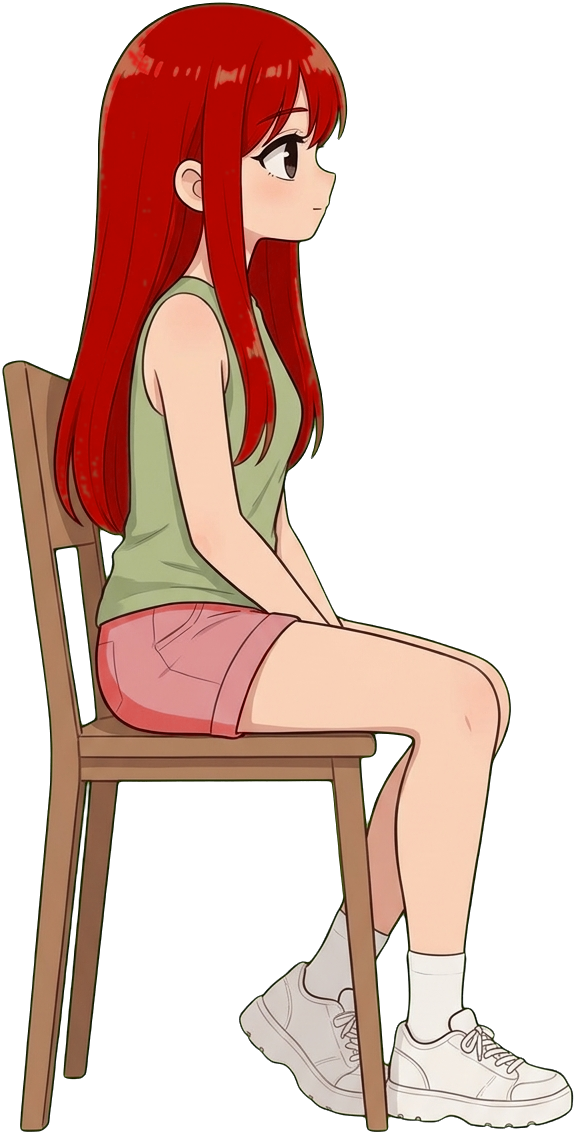
#> input picture characters/girl/images/cut/chair_0.png, 576 x 1135 px, given in place of s_sit_big.png, which was not available
$ python alive_test.py
#> lines starting #> are read from the running program, lines starting #| are printed output that depends on the picture; after the words box and inside, x2 and y2 are one past the last pixel; in counts of white or black regions, pixels touching at a corner belong together; pictures that were not available may be replaced by others from this repository, and a replacement may not be noted
### lib/puppet.py
"""Puppet animation for cut-out character images (PIL).

The cat puppet = the big sitting body from the Gemini sheet with its head removed, plus the
sheet's expression heads swapped on top. The head can tilt, the body breathes and sways,
and blinking / meowing / moods are head swaps.
"""
import math
import os

import numpy as np
from PIL import Image

ROOT = os.path.dirname(os.path.dirname(os.path.abspath(__file__)))
CUT = os.path.join(ROOT, 'characters', 'cat', 'images', 'cut')

NECK_Y = 262          # sit_big: rows above this are the head (measured off its width profile)
TINT = (1.0, 1.0, 1.0)

_cache = {}


def _load(name):
    if name not in _cache:
        im = Image.open(os.path.join(CUT, name + '.png')).convert('RGBA')
        a = np.asarray(im).astype(float)
        # defringe: the grey JPEG halo on the edge ring -> outline colour
        al = a[..., 3]
        from PIL import ImageFilter
        inner = np.asarray(Image.fromarray(al.astype(np.uint8)).filter(ImageFilter.MinFilter(3))).astype(float)
        ring = (al > 0) & (inner < 250)
        a[ring, :3] = np.minimum(a[ring, :3], 50)
        a[..., 3] = np.minimum(al, inner * 0.6 + al * 0.4)
        a[..., :3] *= np.array(TINT)
        _cache[name] = Image.fromarray(np.clip(a, 0, 255).astype(np.uint8), 'RGBA')
    return _cache[name]


def widest_row(im):
    a = np.asarray(im)[..., 3] > 128
    best = (0, 0, 0, 0)
    for y in range(a.shape[0]):
        xs = np.where(a[y])[0]
        if len(xs) and xs.max() - xs.min() > best[0]:
            best = (xs.max() - xs.min(), y, (xs.max() + xs.min()) / 2, 0)
    w, y, cx, _ = best
    return cx, y, w


def body():
    if 'body' not in _cache:
        im = _load('s_sit_big').copy()
        a = np.asarray(im).copy()
        a[:NECK_Y, :, 3] = 0
        _cache['body'] = Image.fromarray(a, 'RGBA')
        hx, hy, hw = widest_row(Image.fromarray(np.asarray(_load('s_sit_big'))[:NECK_Y + 10].copy(), 'RGBA'))
        _cache['head_anchor'] = (hx, hy, hw)
    return _cache['body']


CHIN_Y = 284         # sit_big: where a swapped head's bottom edge lands (overlaps the neck)


def head(mood, blink=0.0):
    """An expression head; blink 0..1 closes its eyes with a black lid from the top."""
    h = _load('s_head_' + mood)
    if blink <= 0:
        return h
    key = ('blink', mood, round(blink, 2))
    if key not in _cache:
        from scipy import ndimage
        a = np.asarray(h).copy()
        r, g, b = (a[..., i].astype(int) for i in range(3))
        eye = (r > 170) & (g > 165) & (b > 90) & (r - g < 30) & (a[..., 3] > 200)
        eye_d = ndimage.binary_dilation(eye, iterations=2)
        lab, n = ndimage.label(eye_d)
        fur = np.median(a[(a[..., 3] > 250) & ~eye_d & (r < 80)][:, :3], axis=0)
        for i, sl in enumerate(ndimage.find_objects(lab)):
            y0, y1 = sl[0].start, sl[0].stop
            cut = int(y0 + (y1 - y0) * min(1.0, blink))
            m = (lab == i + 1)
            m[cut:] = False
            a[m, :3] = fur
            if blink > 0.85:                 # a closed-eye line along the lower lid
                rows = np.where((lab == i + 1).any(1))[0]
                yy = int(y0 + (y1 - y0) * 0.72)
                xs = np.where((lab == i + 1)[yy])[0]
                if len(xs) > 4:
                    a[yy - 1:yy + 2, xs.min() + 2:xs.max() - 1, :3] = (226, 216, 160)
        _cache[key] = Image.fromarray(a, 'RGBA')
    return _cache[key]


def cat_frame(mood='deadpan', tilt=0.0, breathe=0.0, lean=0.0, squash=1.0, blink=0.0):
    """The whole sitting cat as one RGBA image, in sit_big pixels (feet at the bottom centre).

    tilt: head roll in degrees; breathe: -1..1 chest swell; lean: body sway in degrees;
    squash: vertical squash (landing) 0.8..1.2.
    """
    b = body()
    ax, ay, aw = _cache['head_anchor']
    W, H = b.width + 160, b.height + 140
    canvas = Image.new('RGBA', (W, H), (0, 0, 0, 0))
    ox, oy = 80, 140
    bb = b
    if breathe:
        k = 1 + 0.018 * breathe
        bb = b.resize((int(b.width * (1 + 0.01 * breathe)), int(b.height * k)), Image.BILINEAR)
        oy -= bb.height - b.height
        ox -= (bb.width - b.width) // 2
    canvas.alpha_composite(bb, (ox, oy))
    h = head(mood, blink)
    hx, hy, hw = widest_row(_load('s_head_' + mood))
    k = aw / max(1, hw) * 0.97
    hh = h.resize((max(1, int(h.width * k)), max(1, int(h.height * k))), Image.LANCZOS)
    # bottom-centre of the head on the neck; pivot at the chin, then roll
    al = np.asarray(hh)[..., 3] > 128
    rows = np.where(al.any(1))[0]
    bot = rows.max()
    xs = np.where(al[max(0, bot - int(hh.height * 0.15)):bot + 1].any(0))[0]
    bcx = (xs.min() + xs.max()) / 2
    hh2 = hh.rotate(tilt, resample=Image.BICUBIC, expand=False, center=(bcx, bot))
    dy = (b.height * (1 + 0.018 * breathe) - b.height) if breathe else 0
    canvas.alpha_composite(hh2, (int(80 + ax - bcx), int(140 + CHIN_Y - bot - dy)))
    if lean or squash != 1.0:
        if squash != 1.0:
            canvas = canvas.resize((int(W / squash ** 0.5), int(H * squash)), Image.BILINEAR)
            c2 = Image.new('RGBA', (W, H), (0, 0, 0, 0))
            c2.alpha_composite(canvas, ((W - canvas.width) // 2, H - canvas.height)) if canvas.height <= H else None
            canvas = c2 if canvas.height <= H else canvas
        if lean:
            canvas = canvas.rotate(lean, resample=Image.BICUBIC, center=(canvas.width / 2, canvas.height))
    return canvas


def pose(name):
    """Any other cut-out pose (jump, walk_side, lying ...)."""
    return _load('s_' + name)

### scenes/alive_test.py
"""Alive test: how lively the image-based characters can be.

The girl walks in with her 4-frame walk cycle (with body bob and hair-led timing), passes
the cat; the cat (head-swap puppet) breathes, blinks, tilts its head, looks surprised, jumps
onto a stool along an arc, lands with a squash, sits and meows.

Usage: python scenes/alive_test.py stills | video [out.mp4]
"""
import math
import os
import subprocess
import sys

import numpy as np
from PIL import Image, ImageDraw, ImageFilter

ROOT = os.path.dirname(os.path.dirname(os.path.abspath(__file__)))
sys.path.insert(0, os.path.join(ROOT, 'lib'))
import puppet as P  # noqa: E402

W, H = 1080, 1920
FPS = 30
DUR = 7.5
GIRL_CUT = os.path.join(ROOT, 'characters', 'girl', 'images', 'cut')

FLOOR_Y = 1250
CAT_FLOOR = (690, 1600)            # feet of the cat sitting on the floor
STOOL = (905, 1335)                # top centre of the stool seat
CAT_H = 400                        # sitting cat height on screen
GIRL_H = 1300                      # walking girl height
GIRL_Y = 1790                      # her feet
T_IN, T_OUT = 0.8, 5.0             # she walks in from off-left
JUMP0, JUMP1 = 3.45, 3.95

INK = (43, 31, 30)
_cache = {}


def ease(x):
    x = max(0.0, min(1.0, x))
    return x * x * (3 - 2 * x)


# ------------------------------------------------------------------ room (drawn once)

def room():
    if 'room' in _cache:
        return _cache['room']
    im = Image.new('RGBA', (W, H), (240, 231, 218, 255))
    d = ImageDraw.Draw(im)
    # wall stripes, window with daylight, a framed picture
    for x in range(0, W, 120):
        d.rectangle((x, 0, x + 60, FLOOR_Y), fill=(236, 226, 211, 255))
    d.rounded_rectangle((120, 330, 520, 860), radius=10, fill=(178, 214, 236, 255), outline=INK, width=8)
    d.rectangle((300, 330, 340, 860), fill=(245, 238, 226, 255), outline=INK, width=6)
    d.rectangle((120, 575, 520, 615), fill=(245, 238, 226, 255), outline=INK, width=6)
    for (cx, cy, r) in [(210, 430, 46), (250, 450, 34), (430, 700, 40)]:
        d.ellipse((cx - r * 1.6, cy - r, cx + r * 1.6, cy + r), fill=(250, 252, 255, 255))
    d.rectangle((90, 860, 550, 892), fill=(222, 196, 160, 255), outline=INK, width=7)
    d.rectangle((690, 420, 930, 640), fill=(245, 211, 39, 255), outline=INK, width=8)
    d.ellipse((760, 470, 860, 590), fill=(240, 84, 27, 255), outline=INK, width=5)
    # floor boards
    d.rectangle((0, FLOOR_Y, W, H), fill=(214, 176, 132, 255))
    d.rectangle((0, FLOOR_Y - 34, W, FLOOR_Y), fill=(250, 246, 238, 255), outline=INK, width=7)
    for i, y in enumerate(range(FLOOR_Y + 90, H, 140)):
        d.line((0, y, W, y), fill=(186, 146, 104, 255), width=5)
        for x in range(-200 + 180 * (i % 2), W, 360):
            d.line((x, y - 140, x, y), fill=(186, 146, 104, 255), width=4)
    # a rug and the stool
    d.ellipse((60, 1640, 1020, 1880), fill=(232, 120, 132, 255), outline=INK, width=7)
    d.ellipse((140, 1680, 940, 1840), outline=(250, 180, 186, 255), width=6)
    sx, sy = STOOL
    for lx in (sx - 95, sx + 70):
        d.rounded_rectangle((lx, sy + 10, lx + 26, sy + 300), radius=8, fill=(160, 106, 62, 255), outline=INK, width=6)
    d.rounded_rectangle((sx - 140, sy - 22, sx + 140, sy + 30), radius=18, fill=(196, 134, 80, 255),
                        outline=INK, width=7)
    _cache['room'] = im
    return im


def shadow(frame, x, y, w, alpha=70):
    sh = Image.new('RGBA', (int(w), int(w * 0.16)), (0, 0, 0, 0))
    ImageDraw.Draw(sh).ellipse((0, 0, sh.width - 1, sh.height - 1), fill=(0, 0, 0, alpha))
    sh = sh.filter(ImageFilter.GaussianBlur(8))
    frame.alpha_composite(sh, (int(x - sh.width / 2), int(y - sh.height / 2)))


def paste(frame, im, x, y, h):
    """Bottom-centre of im at (x, y), scaled to height h."""
    k = h / im.height
    im2 = im.resize((max(1, int(im.width * k)), max(1, int(h))), Image.LANCZOS)
    frame.alpha_composite(im2, (int(x - im2.width / 2), int(y - im2.height)))


# ------------------------------------------------------------------ the girl

def _sage_shirt(im):
    """This walk cycle came out with a grey-green tee; pull it to the master sheet's sage."""
    a = np.asarray(im).astype(float) / 255
    r, g, b = a[..., 0], a[..., 1], a[..., 2]
    mx, mn = a[..., :3].max(-1), a[..., :3].min(-1)
    shirt = (g >= r) & (g > b) & ((mx - mn) / (mx + 1e-6) < 0.35) & (mx > 0.3) & (a[..., 3] > 0.5)
    target = np.array([0xbb, 0xb9, 0x85]) / 255
    lum = (0.3 * r + 0.59 * g + 0.11 * b)[..., None]
    ref = 0.3 * target[0] + 0.59 * target[1] + 0.11 * target[2]
    a[shirt, :3] = np.clip(target * (lum[shirt] / ref), 0, 1)
    return Image.fromarray((a * 255).astype(np.uint8), 'RGBA')


def girl_frames():
    if 'girl' not in _cache:
        fr = []
        for i in range(4):
            im = Image.open(os.path.join(GIRL_CUT, 'walk4_%d.png' % i)).convert('RGBA')
            im = im.crop(im.getbbox())
            fr.append(_sage_shirt(im))
        _cache['girl'] = fr
    return _cache['girl']


# Walk cycle built from the 4 drawings: contact, down, passing, contact (other leg), then
# down + passing again for the second step. The body advances by exactly how far the planted
# foot moves back in the drawings, so the feet do not skate.
CYCLE = [0, 1, 2, 3, 1, 2]
HIP_X = [134, 110, 102, 158]               # hip column in each drawing (source px)
PLANT = [(0, 1, 151 - 0, 42), (1, 2, 42, -11), (2, 3, -11, -119),
         (3, 1, 137, 42), (1, 2, 42, -11), (2, 0, -11, -94)]
FRAME_T = 0.2                              # seconds per drawing (a relaxed stroll, ~1.7 steps a second)


def _walk_path():
    """Cumulative hip advance (source px) at the start of each drawing in the cycle."""
    adv = [0.0]
    for (_, _, a, b) in PLANT:
        adv.append(adv[-1] + (a - b))
    return adv                              # len 7; adv[6] = one full cycle


def girl_pos(t):
    """(screen hip x, drawing index) for time t, or None when she is off screen."""
    if t < T_IN:
        return None
    adv = _walk_path()
    k = GIRL_H / max(f.height for f in girl_frames())       # source px -> screen px
    n = (t - T_IN) / FRAME_T
    cyc, rem = divmod(n, len(CYCLE))
    j = int(rem)
    frac = rem - j
    frac = frac - 0.12 * math.sin(2 * math.pi * frac)    # a little ease within each drawing
    dist = (cyc * adv[-1] + adv[j] + (adv[j + 1] - adv[j]) * frac) * k
    x = -260 + dist
    if x > W + 300:
        return None
    return x, CYCLE[j]


# [40 lines left out: functions _hair_mask, hair_swing, not called in this run]


def draw_girl(frame, t):
    gp = girl_pos(t)
    if gp is None:
        return None
    x, i = gp
    phase = ((t - T_IN) / FRAME_T / 3.0) % 1.0          # one step = 3 drawings
    # hair trails most just after each push-off, settles at the passing pose
    fr = hair_swing(girl_frames()[i], 0.55 + 0.45 * math.cos(2 * math.pi * phase))
    k = GIRL_H / max(f.height for f in girl_frames())
    shadow(frame, x, GIRL_Y, 360, 60)
    im = fr.resize((max(1, int(fr.width * k)), max(1, int(fr.height * k))), Image.LANCZOS)
    frame.alpha_composite(im, (int(x - HIP_X[i] * k), int(GIRL_Y - im.height)))
    return x


# ------------------------------------------------------------------ the cat

def cat_state(t, girl_x):
    """mood, tilt, blink, position, squash for the sitting puppet; or the jump pose."""
    breathe = math.sin(t * 2.6)
    blink = 0.0
    for b in (0.9, 2.95, 5.4, 6.7):
        d = t - b
        if 0 <= d < 0.16:
            blink = 1.0 - abs(d - 0.08) / 0.08 * 0.6
    mood, tilt = 'deadpan', 3 * math.sin(t * 1.3)
    if girl_x is not None and 150 < girl_x < 1150 and t < JUMP0:
        mood = 'surprised'
        tilt = 8 * math.sin((t - 1.4) * 6) * math.exp(-(t - 1.4) * 1.5) if t > 1.4 else 0
    if JUMP0 - 0.25 <= t < JUMP0:           # crouch before the jump
        return dict(kind='sit', mood='angry', tilt=0, blink=0, breathe=0, pos=CAT_FLOOR,
                    squash=1 - 0.14 * ease((t - JUMP0 + 0.25) / 0.25))
    if JUMP0 <= t < JUMP1:
        return dict(kind='jump', k=(t - JUMP0) / (JUMP1 - JUMP0))
    pos = CAT_FLOOR if t < JUMP0 else STOOL
    squash = 1.0
    if t >= JUMP1:
        d = t - JUMP1
        squash = 1 - 0.16 * math.exp(-d * 9) * math.cos(d * 22)
        mood = 'smug' if t < 5.9 else 'deadpan'
        if 5.9 <= t < 6.6:
            mood = 'meow'
            tilt = -7
    return dict(kind='sit', mood=mood, tilt=tilt, blink=blink, breathe=breathe, pos=pos, squash=squash)


def draw_cat(frame, t, girl_x):
    s = cat_state(t, girl_x)
    if s['kind'] == 'jump':
        k = s['k']
        (x0, y0), (x1, y1) = CAT_FLOOR, STOOL
        x = x0 + (x1 - x0) * k
        y = y0 + (y1 - y0) * k - math.sin(k * math.pi) * 330
        im = P.pose('jump')
        shadow(frame, x, FLOOR_Y + 380 if x < 800 else STOOL[1] + 20, 260 * (1 - 0.4 * math.sin(k * math.pi)), 50)
        ang = 18 - 36 * k                   # nose up on take-off, down on landing
        im2 = im.rotate(ang, resample=Image.BICUBIC, expand=True)
        paste(frame, im2, x, y + 60, 300 * im2.height / im.height)
        return
    im = P.cat_frame(s['mood'], tilt=s['tilt'], breathe=s['breathe'], squash=s['squash'], blink=s['blink'])
    x, y = s['pos']
    shadow(frame, x, y + 4, 300, 70)
    paste(frame, im, x, y + 6, CAT_H * im.height / P.body().height)


# ------------------------------------------------------------------ frame + outputs

def frame(t):
    f = room().copy()
    gx = None
    # the girl walks IN FRONT of the floor cat (she is nearer the camera)
    if t < JUMP0:
        gp = girl_pos(t)
        draw_cat(f, t, gp[0] if gp else None)
        gx = draw_girl(f, t)
    else:
        gp = girl_pos(t)
        draw_cat(f, t, gp[0] if gp else None)
        draw_girl(f, t)
    return f.convert('RGB')


def stills():
    ts = [0.5, 1.6, 2.4, 3.3, 3.7, 4.2, 6.2]
    tw, th = 270, 480
    sheet = Image.new('RGB', (len(ts) * (tw + 8) + 8, th + 16), 'white')
#> sheet: PIL image 1954x496 RGB; every value is 255
    for i, t in enumerate(ts):
        sheet.paste(frame(t).resize((tw, th), Image.LANCZOS), (8 + i * (tw + 8), 8))
#> in _load, im is the input picture: PIL image 576x1135 RGBA; mean R, G, B, A 91.1, 66.8, 50, 115.7
#> in _load, `ring = (al > 0) & (inner < 250)`:
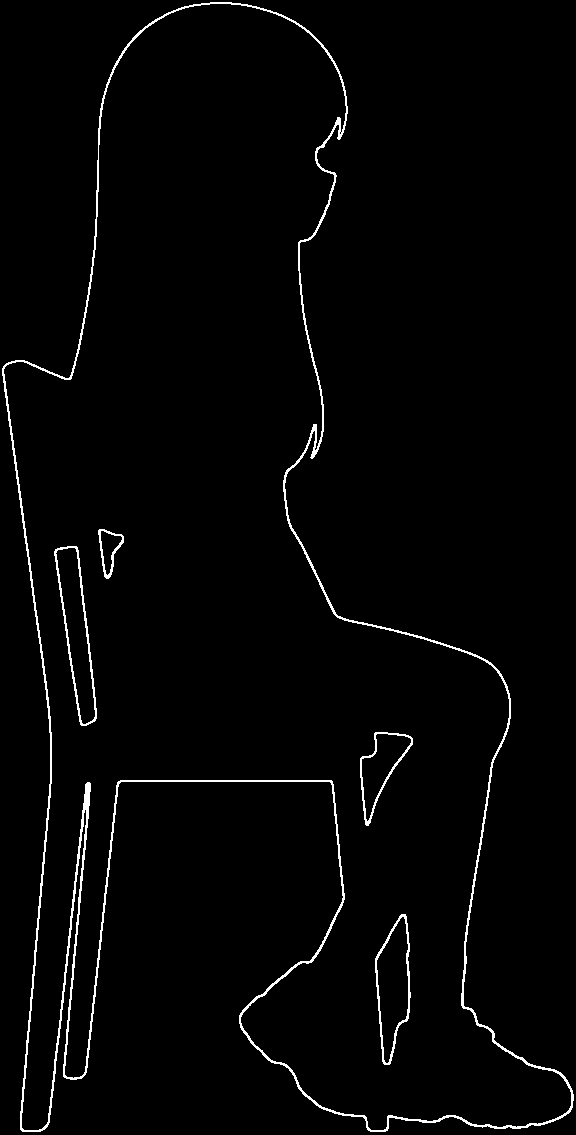
#> ring: shape (1135, 576) bool; 2% white in thin lines or dots
#> in _load, `a[..., 3] = np.minimum(al, inner * 0.6 + al * 0.4)`:
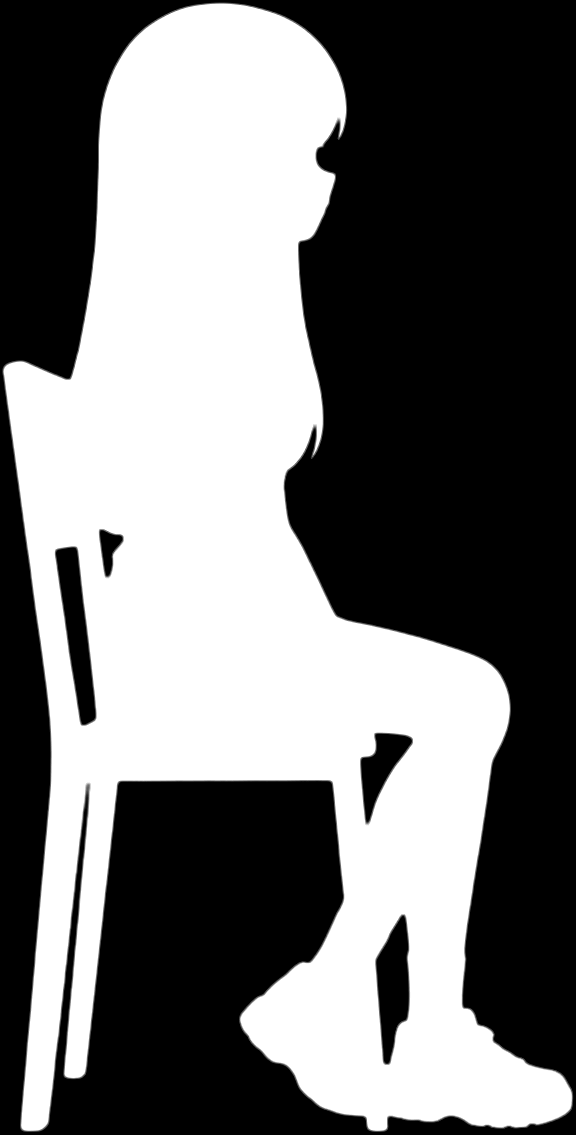
#> al: shape (1135, 576) float64; min 0, max 255, mean 114.1
#> in widest_row, `a = np.asarray(im)[..., 3] > 128`:
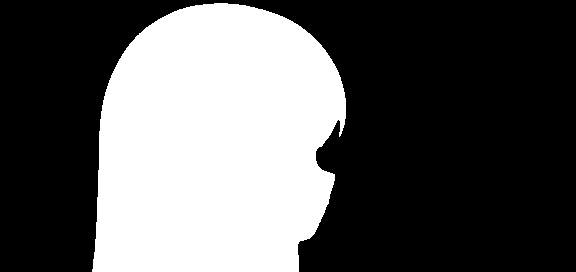
#> a: shape (272, 576) bool; 36.2% white; 1 white region, box (x1, y1, x2, y2) and area: (92, 3, 346, 272) 56672
#> the loop in widest_row, `for y in range(a.shape[0]):` made 272 passes
#> best on passes 4 to 11: (13, 3, 220.5, 0), (35, 4, 220.5, 0), (50, 5, 220, 0), (59, 6, 219.5, 0), (68, 7, 220, 0), (74, 8, 220, 0), (83, 9, 220.5, 0), (88, 10, 221, 0)
#> in widest_row, `w, y, cx, _ = best`: w = 244; y = 111; cx = 223
#> in body, `hx, hy, hw = widest_row(Image.fromarray(np.asarray(_load('s_sit_big'))..`: hy = 111; hw = 244
#> in cat_frame, `ax, ay, aw = _cache['head_anchor']`: ax = 223; ay = 111; aw = 244
#> call 3 of _load, with name = 's_head_deadpan'
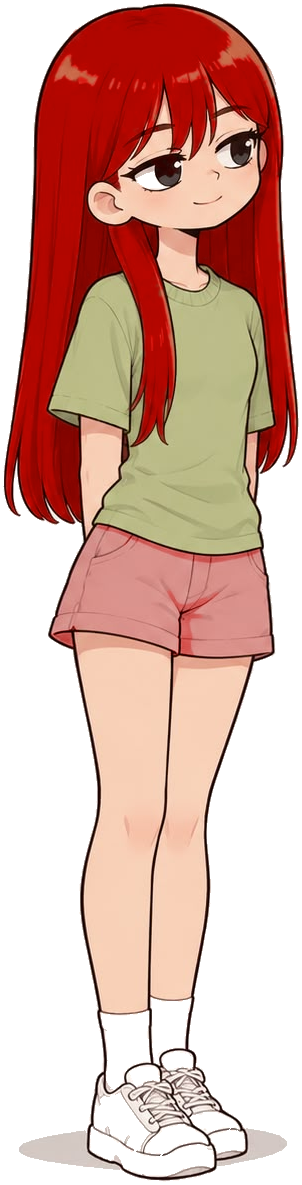
#> input picture characters/girl/images/cut/master_0.png, 302 x 1185 px, given in place of s_head_deadpan.png, which was not available
#> in _load, im is the input picture: PIL image 302x1185 RGBA; mean R, G, B, A 206.8, 164.2, 150.8, 151.5
#> in _load (call 3), `a[..., 3] = np.minimum(al, inner * 0.6 + al * 0.4)`:
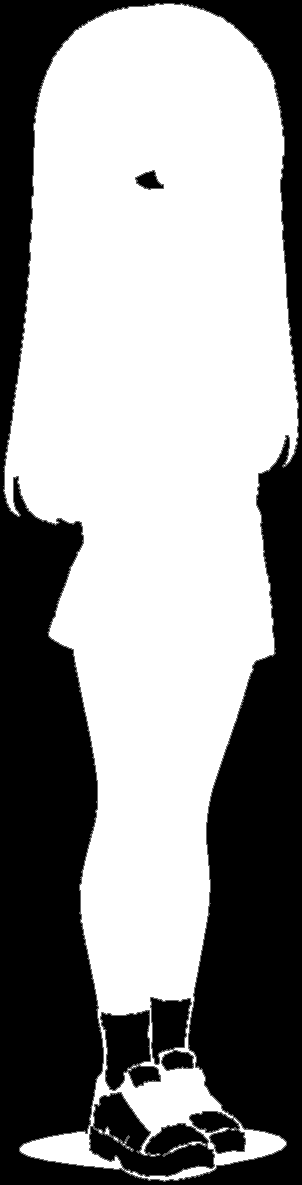
#> al: shape (1185, 302) float64; min 0, max 255, mean 148.9
#> the loop in widest_row (call 2), `for y in range(a.shape[0]):` made 1185 passes
#> best on passes 5 to 12: (25, 4, 168.5, 0), (32, 5, 171, 0), (40, 6, 168, 0), (63, 7, 160.5, 0), (73, 8, 159.5, 0), (77, 9, 160.5, 0), (86, 10, 160, 0), (91, 11, 159.5, 0)
#> in cat_frame, `hx, hy, hw = widest_row(_load('s_head_' + mood))`: hx = 153.5; hy = 434; hw = 287
#> in cat_frame, `k = aw / max(1, hw) * 0.97`: k = 0.825
#> in cat_frame, `rows = np.where(al.any(1))[0]`: rows = 971 values from 3 to 973
#> in cat_frame, `bot = rows.max()`: bot = 973
#> in cat_frame, `xs = np.where(al[max(0, bot - int(hh.height * 0.15)):bot + 1].any(0))[0]`: xs = 220 values from 16 to 235
#> in cat_frame, `bcx = (xs.min() + xs.max()) / 2`: bcx = 125.5
#> in paste, `k = h / im.height`: k = 0.352
#> in paste, `frame.alpha_composite(im2, (int(x - im2.width / 2), int(y - im2.height..`:
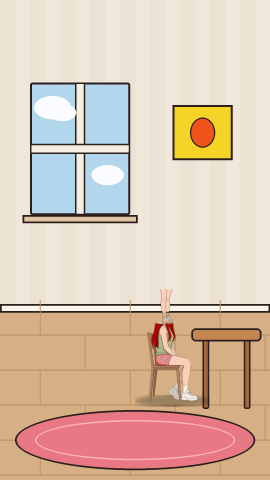
#> frame: PIL image 1080x1920 RGBA (shown at 1/4 size); mean R, G, B, A 219.1, 196, 176.9, 255
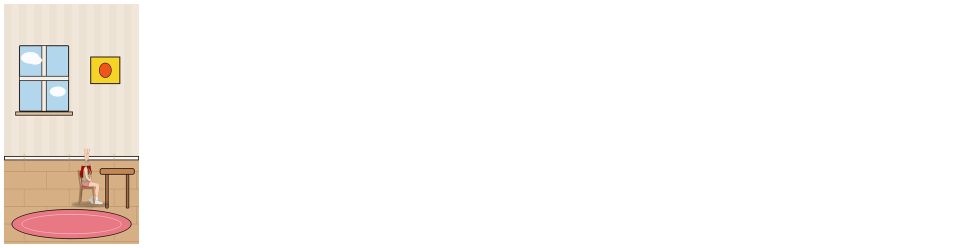
#> sheet: PIL image 1954x496 RGB (shown at 1/2 size); mean R, G, B 250.2, 247.1, 244.6
    p = os.path.join(ROOT, 'output', 'alive_test_stills.png')
    sheet.save(p)
    print(p)


def _bytes(i):
    return frame(i / FPS).tobytes()


# [13 lines left out: function video, not called in this run]


if __name__ == '__main__':
    if len(sys.argv) > 1 and sys.argv[1] == 'video':
        video(sys.argv[2] if len(sys.argv) > 2 else os.path.join(ROOT, 'output', 'alive_test.mp4'))
    else:
#> (the run stopped early here; a loop or call above may not have finished)
